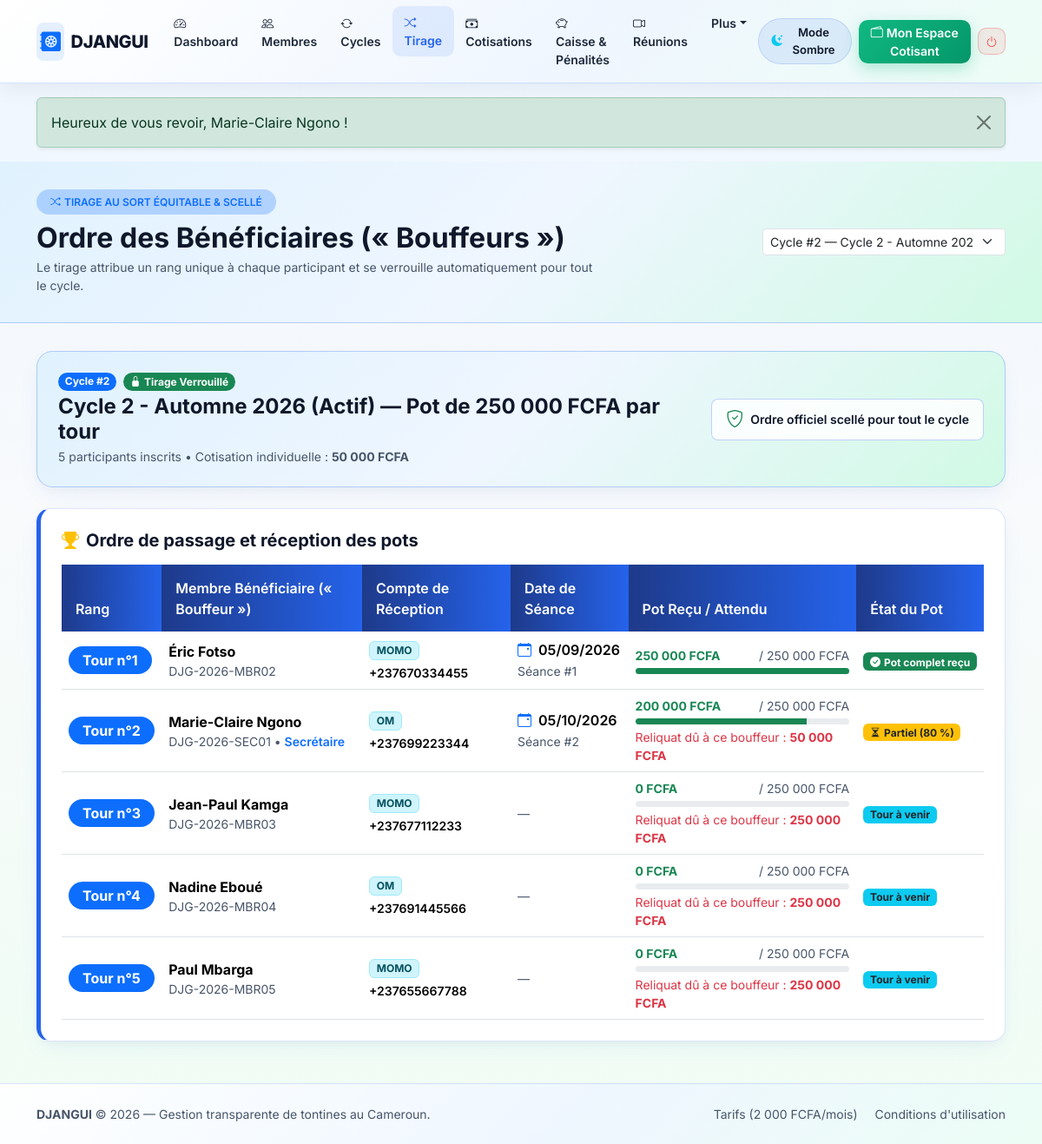
The page /admin/draws.php (signed in) on the database its author committed.
### tables this page shows
CREATE TABLE cycles (
    id INT UNSIGNED AUTO_INCREMENT PRIMARY KEY,
    tontine_id INT UNSIGNED NOT NULL,
    numero_cycle INT UNSIGNED NOT NULL,
    titre VARCHAR(100) NOT NULL,
    montant_cotisation DECIMAL(12,2) NOT NULL,
    frequence ENUM('hebdo', 'bimensuel', 'mensuel') NOT NULL DEFAULT 'mensuel',
    jour_limite_paiement TINYINT UNSIGNED NOT NULL DEFAULT 5,
    montant_penalite_retard DECIMAL(12,2) NOT NULL DEFAULT 0.00,
    date_debut DATE NOT NULL,
    date_fin DATE DEFAULT NULL,
    statut ENUM('brouillon', 'actif', 'termine', 'annule') NOT NULL DEFAULT 'brouillon',
    date_tirage DATETIME DEFAULT NULL,
    tirage_verrouille TINYINT(1) NOT NULL DEFAULT 0,
    auteur_tirage_id INT UNSIGNED DEFAULT NULL,
    created_at DATETIME NOT NULL DEFAULT CURRENT_TIMESTAMP,

    CONSTRAINT uq_cycles_tontine_numero UNIQUE (tontine_id, numero_cycle),
    CONSTRAINT chk_cycles_montant CHECK (montant_cotisation > 0),
    CONSTRAINT chk_cycles_penalite CHECK (montant_penalite_retard >= 0),
    CONSTRAINT fk_cycles_tontine FOREIGN KEY (tontine_id) REFERENCES tontines(id) ON DELETE CASCADE ON UPDATE CASCADE,
    CONSTRAINT fk_cycles_auteur_tirage FOREIGN KEY (auteur_tirage_id) REFERENCES users(id) ON DELETE SET NULL ON UPDATE CASCADE,
    INDEX idx_cycles_tontine_statut (tontine_id, statut)
);

CREATE TABLE cycle_members (
    id INT UNSIGNED AUTO_INCREMENT PRIMARY KEY,
    cycle_id INT UNSIGNED NOT NULL,
    user_id INT UNSIGNED NOT NULL,
    rang_beneficiaire INT UNSIGNED DEFAULT NULL COMMENT 'Ordre du tirage au sort (1, 2, 3...)',
    date_prevue_pot DATE DEFAULT NULL,
    montant_pot_attendu DECIMAL(12,2) NOT NULL DEFAULT 0.00 COMMENT 'Total que ce bouffeur doit recevoir sur sa seance',
    montant_pot_recu DECIMAL(12,2) NOT NULL DEFAULT 0.00 COMMENT 'Cumul reel deja recu des cotisants',
    pot_totalement_recu TINYINT(1) NOT NULL DEFAULT 0 COMMENT '1 si montant_pot_recu >= montant_pot_attendu',
    date_reception_pot DATETIME DEFAULT NULL,
    created_at DATETIME NOT NULL DEFAULT CURRENT_TIMESTAMP,

    CONSTRAINT uq_cycle_member_unique UNIQUE (cycle_id, user_id),
    CONSTRAINT uq_cycle_rang_unique UNIQUE (cycle_id, rang_beneficiaire),
    CONSTRAINT fk_cm_cycle FOREIGN KEY (cycle_id) REFERENCES cycles(id) ON DELETE CASCADE ON UPDATE CASCADE,
    CONSTRAINT fk_cm_user FOREIGN KEY (user_id) REFERENCES users(id) ON DELETE RESTRICT ON UPDATE CASCADE,
    INDEX idx_cm_user (user_id)
);

CREATE TABLE users (
    id INT UNSIGNED AUTO_INCREMENT PRIMARY KEY,
    code_public VARCHAR(24) NOT NULL COMMENT 'Identifiant public pour le QR Code (sans donnees sensibles)',
    username VARCHAR(50) NOT NULL,
    password_hash VARCHAR(255) NOT NULL,
    nom_complet VARCHAR(120) NOT NULL,
    telephone VARCHAR(20) NOT NULL,
    email VARCHAR(150) DEFAULT NULL,
    numero_cni VARCHAR(60) DEFAULT NULL COMMENT 'Donnee sensible visible uniquement par l admin',
    role ENUM('admin', 'member') NOT NULL DEFAULT 'member',
    statut_membre ENUM('actif', 'inactif', 'sorti') NOT NULL DEFAULT 'actif',
    statut_validation ENUM('en_attente', 'accepte') NOT NULL DEFAULT 'accepte',
    canal_paiement ENUM('momo', 'om', 'especes') NOT NULL DEFAULT 'momo',
    telephone_paiement VARCHAR(20) NOT NULL COMMENT 'Numero MoMo/OM qui envoie les cotisations et recoit le pot',
    tentatives_echouees TINYINT UNSIGNED NOT NULL DEFAULT 0,
    blocage_jusqua DATETIME DEFAULT NULL,
    reset_token VARCHAR(100) DEFAULT NULL,
    reset_expire_at DATETIME DEFAULT NULL,
    tontine_id INT UNSIGNED DEFAULT NULL COMMENT '1 seule tontine autorisee par compte',
    created_at DATETIME NOT NULL DEFAULT CURRENT_TIMESTAMP,
    updated_at DATETIME NOT NULL DEFAULT CURRENT_TIMESTAMP ON UPDATE CURRENT_TIMESTAMP,

    CONSTRAINT uq_users_code_public UNIQUE (code_public),
    CONSTRAINT uq_users_username UNIQUE (username),
    CONSTRAINT uq_users_telephone UNIQUE (telephone),
    CONSTRAINT uq_users_email UNIQUE (email),
    INDEX idx_users_tontine_statut (tontine_id, statut_membre)
);

### admin/draws.php (the view, shortened to what the rows shown need)
<?php
require_once __DIR__ . '/../includes/db.php';
require_once __DIR__ . '/../includes/functions.php';
$tontine_id = (int)$_SESSION['tontine_id'];
$stmtCycles = $pdo->prepare("
    SELECT * FROM cycles
    WHERE tontine_id = ?
    ORDER BY (statut = 'actif') DESC, numero_cycle DESC
");
$stmtCycles->execute([$tontine_id]);
$cycles = $stmtCycles->fetchAll();
$cycle_id_select = isset($_GET['cycle_id']) ? (int)$_GET['cycle_id'] : 0;
$cycle_courant = null;
foreach ($cycles as $c) {
    if ($cycle_id_select === 0 && $c['statut'] === 'actif') {
        $cycle_courant = $c;
        break;
    }
}
$membres_cycle = [];
$seances_stats = [];
if ($cycle_courant) {
    $cid = (int)$cycle_courant['id'];
    $stmtMC = $pdo->prepare("
        SELECT cm.*, u.code_public, u.nom_complet, u.telephone, u.canal_paiement, u.telephone_paiement, u.role
        FROM cycle_members cm
        INNER JOIN users u ON u.id = cm.user_id
        WHERE cm.cycle_id = ?
        ORDER BY (cm.rang_beneficiaire IS NULL) ASC, cm.rang_beneficiaire ASC, u.nom_complet ASC
    ");
    $stmtMC->execute([$cid]);
    $membres_cycle = $stmtMC->fetchAll();
    $stmtSeances = $pdo->prepare("
        SELECT co.numero_seance,
               co.date_echeance,
               co.beneficiaire_cycle_member_id,
               COUNT(co.id) AS nb_cotisations,
               SUM(CASE WHEN co.statut = 'paye' THEN 1 ELSE 0 END) AS nb_payees,
               COALESCE(SUM(co.montant_attendu), 0) AS total_attendu_seance,
               COALESCE(SUM(co.montant_paye), 0) AS total_paye_seance
        FROM contributions co
        INNER JOIN cycle_members cm ON cm.id = co.cycle_member_id
        WHERE cm.cycle_id = ?
        GROUP BY co.numero_seance, co.date_echeance, co.beneficiaire_cycle_member_id
        ORDER BY co.numero_seance ASC
    ");
    $stmtSeances->execute([$cid]);
    foreach ($stmtSeances->fetchAll() as $row) {
        $seances_stats[(int)$row['numero_seance']] = $row;
    }
}
require_once __DIR__ . '/../includes/header.php';
?>
<div class="page-header-dark">
    <div class="container">
        <div class="row align-items-center g-3">
            <div class="col-lg-7">
                <h1 class="fw-bold h2 mb-1">Ordre des Bénéficiaires (« Bouffeurs »)</h1>
            </div>
        </div>
    </div>
</div>
<div class="container pb-5">
    <?php if (!$cycle_courant): ?>
        <div class="card card-djangui p-5 text-center">
            <i class="bi bi-arrow-repeat fs-1 text-muted mb-3"></i>
            <h4 class="fw-bold">Aucun cycle trouvé</h4>
            <p class="text-muted small mb-3">Veuillez d'abord créer et activer un cycle dans la gestion des cycles.</p>
            <div>
                <a href="<?= BASE_URL ?>/admin/cycles.php" class="btn btn-glow-blue">Créer un cycle</a>
            </div>
        </div>
    <?php else: ?>
        <div class="card-accent-djangui p-4 mb-4">
            <div class="row align-items-center g-3">
                <div class="col-lg-8">
                    <div class="d-flex align-items-center gap-2 mb-1">
                        <span class="badge bg-primary rounded-pill">Cycle #<?= (int)$cycle_courant['numero_cycle'] ?></span>
                        <?php if ((int)$cycle_courant['tirage_verrouille'] === 1): ?>
                            <span class="badge bg-success rounded-pill"><i class="bi bi-lock-fill me-1"></i>Tirage Verrouillé</span>
                        <?php else: ?>
                            <span class="badge bg-warning text-dark rounded-pill"><i class="bi bi-unlock-fill me-1"></i>En attente de tirage</span>
                        <?php endif; ?>
                    </div>
                    <h4 class="fw-bold mb-1">
                        <?= e($cycle_courant['titre'] ?? ('Cycle #' . $cycle_courant['numero_cycle'])) ?> —
                        Pot de <?= format_fcfa((float)$cycle_courant['montant_cotisation'] * count($membres_cycle)) ?> par tour
                    </h4>
                    <p class="text-muted small mb-0">
                        <?= count($membres_cycle) ?> participants inscrits • Cotisation individuelle :
                        <strong><?= format_fcfa($cycle_courant['montant_cotisation']) ?></strong>
                    </p>
                </div>
                <div class="col-lg-4 text-lg-end">
                    <?php if ((int)$cycle_courant['tirage_verrouille'] === 0 && $cycle_courant['statut'] === 'actif'): ?>
                        <form method="POST" action="draws.php" id="formTirage" onsubmit="return confirm('Attention : le tirage au sort est unique et sera verrouillé définitivement pour ce cycle. Confirmer ?');">
                            <?= champ_csrf() ?>
                            <input type="hidden" name="action" value="lancer_tirage">
                            <input type="hidden" name="cycle_id" value="<?= (int)$cycle_courant['id'] ?>">
                            <button type="submit" class="btn btn-glow-emerald btn-lg px-4">
                                <i class="bi bi-shuffle me-2"></i>Lancer le tirage au sort
                            </button>
                        </form>
                    <?php elseif ($cycle_courant['statut'] === 'brouillon'): ?>
                        <a href="<?= BASE_URL ?>/admin/cycles.php" class="btn btn-warning fw-bold text-dark">
                            Activer d'abord ce cycle
                        </a>
                    <?php else: ?>
                        <div class="d-inline-flex align-items-center gap-2 px-3 py-2 rounded-3 accent-subbox small fw-semibold">
                            <i class="bi bi-shield-check text-success fs-5"></i>
                            <span>Ordre officiel scellé pour tout le cycle</span>
                        </div>
                    <?php endif; ?>
                </div>
            </div>
        </div>
        <div class="card card-djangui p-4 border-left-navy">
            <h5 class="fw-bold mb-3">
                <i class="bi bi-trophy-fill text-warning me-2"></i>Ordre de passage et réception des pots
            </h5>
            <div class="table-responsive">
                <table class="table table-djangui align-middle mb-0">
                    <thead>
                        <tr>
                            <th>Rang</th>
                            <th>Membre Bénéficiaire (« Bouffeur »)</th>
                            <th>Compte de Réception</th>
                            <th>Date de Séance</th>
                            <th>Pot Reçu / Attendu</th>
                            <th>État du Pot</th>
                        </tr>
                    </thead>
                    <tbody>
                        <?php foreach ($membres_cycle as $m): ?>
                            <?php
                                $rang = $m['rang_beneficiaire'] ? (int)$m['rang_beneficiaire'] : null;
                                $info_seance = ($rang && isset($seances_stats[$rang])) ? $seances_stats[$rang] : null;
                                $pot_attendu = (float)$m['montant_pot_attendu'];
                                $pot_recu    = $info_seance ? max((float)$m['montant_pot_recu'], (float)$info_seance['total_paye_seance']) : (float)$m['montant_pot_recu'];
                                $pct_pot     = $pot_attendu > 0 ? min(100, round(($pot_recu / $pot_attendu) * 100)) : 0;
                                $manque_pot  = max(0, $pot_attendu - $pot_recu);
                            ?>
                            <tr>
                                <td>
                                    <?php if ($rang): ?>
                                        <span class="badge bg-primary rounded-pill px-3 py-2 fs-6">Tour n°<?= $rang ?></span>
                                    <?php else: ?>
                                        <span class="badge bg-secondary rounded-pill">Non tiré</span>
                                    <?php endif; ?>
                                </td>
                                <td>
                                    <div class="fw-bold"><?= e($m['nom_complet']) ?></div>
                                    <div class="small text-muted">
                                        <?= e($m['code_public']) ?>
                                        <?php if ($m['role'] === 'admin'): ?>
                                            • <span class="text-primary fw-semibold">Secrétaire</span>
                                        <?php endif; ?>
                                    </div>
                                </td>
                                <td>
                                    <span class="badge bg-info-subtle text-info-emphasis border border-info-subtle text-uppercase">
                                        <?= e($m['canal_paiement']) ?>
                                    </span>
                                    <div class="small fw-semibold mt-1"><?= e($m['telephone_paiement'] ?: $m['telephone']) ?></div>
                                </td>
                                <td>
                                    <?php if ($info_seance): ?>
                                        <div class="fw-semibold">
                                            <i class="bi bi-calendar-event text-primary me-1"></i>
                                            <?= date('d/m/Y', strtotime($info_seance['date_echeance'])) ?>
                                        </div>
                                        <span class="small text-muted">Séance #<?= $rang ?></span>
                                    <?php else: ?>
                                        <span class="text-muted small">—</span>
                                    <?php endif; ?>
                                </td>
                                <td style="min-width: 220px;">
                                    <div class="d-flex justify-content-between small mb-1">
                                        <strong class="text-success"><?= format_fcfa($pot_recu) ?></strong>
                                        <span class="text-muted">/ <?= format_fcfa($pot_attendu) ?></span>
                                    </div>
                                    <div class="progress" style="height: 7px;">
                                        <div class="progress-bar bg-success" style="width: <?= $pct_pot ?>%"></div>
                                    </div>
                                    <?php if ($rang && $manque_pot > 0): ?>
                                        <div class="small text-danger mt-1">
                                            Reliquat dû à ce bouffeur : <strong><?= format_fcfa($manque_pot) ?></strong>
                                        </div>
                                    <?php endif; ?>
                                </td>
                                <td>
                                    <?php if (!$rang): ?>
                                        <span class="badge bg-secondary">En attente du tirage</span>
                                    <?php elseif ($pct_pot >= 100 || (int)$m['pot_totalement_recu'] === 1): ?>
                                        <span class="badge bg-success"><i class="bi bi-check-circle-fill me-1"></i>Pot complet reçu</span>
                                    <?php elseif ($pot_recu > 0): ?>
                                        <span class="badge bg-warning text-dark"><i class="bi bi-hourglass-split me-1"></i>Partiel (<?= $pct_pot ?> %)</span>
                                    <?php else: ?>
                                        <span class="badge bg-info text-dark">Tour à venir</span>
                                    <?php endif; ?>
                                </td>
                            </tr>
                        <?php endforeach; ?>
                    </tbody>
                </table>
            </div>
        </div>
    <?php endif; ?>
</div>
<?php require_once __DIR__ . '/../includes/footer.php'; ?>

### rows shown on the page
cycles: numero_cycle "2", titre "Cycle 2 - Automne 2026 (Actif)", montant_cotisation "250 000 FCFA", montant_cotisation "50 000 FCFA"
cycle_members: rang_beneficiaire "1", user.nom_complet "Éric Fotso", user.code_public "DJG-2026-MBR02", user.canal_paiement "MOMO", user.telephone_paiement "+237670334455", date_echeance "05/09/2026", pot_recu "250 000 FCFA", montant_pot_attendu "250 000 FCFA", $pct_pot 100 (drawn), montant_pot_recu "Pot complet reçu"
cycle_members: rang_beneficiaire "2", user.nom_complet "Marie-Claire Ngono", user.code_public "DJG-2026-SEC01", shows "Secrétaire", user.canal_paiement "OM", user.telephone_paiement "+237699223344", date_echeance "05/10/2026", pot_recu "200 000 FCFA", montant_pot_attendu "250 000 FCFA", manque_pot "50 000 FCFA", pct_pot "80"
cycle_members: rang_beneficiaire "3", user.nom_complet "Jean-Paul Kamga", user.code_public "DJG-2026-MBR03", user.canal_paiement "MOMO", user.telephone_paiement "+237677112233", montant_pot_recu "0 FCFA", montant_pot_attendu "250 000 FCFA", format_fcfa($manque_pot) "250 000 FCFA", pot_totalement_recu "Tour à venir"
cycle_members: rang_beneficiaire "4", user.nom_complet "Nadine Eboué", user.code_public "DJG-2026-MBR04", user.canal_paiement "OM", user.telephone_paiement "+237691445566", montant_pot_recu "0 FCFA", montant_pot_attendu "250 000 FCFA", format_fcfa($manque_pot) "250 000 FCFA", pot_totalement_recu "Tour à venir"
cycle_members: rang_beneficiaire "5", user.nom_complet "Paul Mbarga", user.code_public "DJG-2026-MBR05", user.canal_paiement "MOMO", user.telephone_paiement "+237655667788", montant_pot_recu "0 FCFA", montant_pot_attendu "250 000 FCFA", format_fcfa($manque_pot) "250 000 FCFA", pot_totalement_recu "Tour à venir"

### other values the page prints
$_SESSION['flash_texte'] "Heureux de vous revoir, Marie-Claire Ngono !"
count($membres_cycle) "5"
